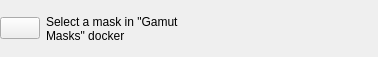
<?xml version="1.0" encoding="UTF-8"?>
<ui version="4.0">
 <class>wdgGamutMaskToolbar</class>
 <widget class="QWidget" name="wdgGamutMaskToolbar">
  <property name="geometry">
   <rect>
    <x>0</x>
    <y>0</y>
    <width>378</width>
    <height>57</height>
   </rect>
  </property>
  <property name="sizePolicy">
   <sizepolicy hsizetype="Preferred" vsizetype="Minimum">
    <horstretch>0</horstretch>
    <verstretch>0</verstretch>
   </sizepolicy>
  </property>
  <layout class="QHBoxLayout" name="horizontalLayout">
   <property name="leftMargin">
    <number>0</number>
   </property>
   <property name="topMargin">
    <number>0</number>
   </property>
   <property name="rightMargin">
    <number>0</number>
   </property>
   <property name="bottomMargin">
    <number>0</number>
   </property>
   <item>
    <widget class="QPushButton" name="bnToggleMask">
     <property name="sizePolicy">
      <sizepolicy hsizetype="Preferred" vsizetype="Fixed">
       <horstretch>0</horstretch>
       <verstretch>0</verstretch>
      </sizepolicy>
     </property>
     <property name="minimumSize">
      <size>
       <width>0</width>
       <height>20</height>
      </size>
     </property>
     <property name="toolTip">
      <string>Toggle gamut mask</string>
     </property>
     <property name="text">
      <string/>
     </property>
     <property name="checkable">
      <bool>true</bool>
     </property>
    </widget>
   </item>
   <item>
    <widget class="QLabel" name="labelMaskName">
     <property name="sizePolicy">
      <sizepolicy hsizetype="Expanding" vsizetype="Minimum">
       <horstretch>0</horstretch>
       <verstretch>0</verstretch>
      </sizepolicy>
     </property>
     <property name="text">
      <string>Select a mask in &quot;Gamut Masks&quot; docker</string>
     </property>
     <property name="wordWrap">
      <bool>true</bool>
     </property>
    </widget>
   </item>
   <item>
    <widget class="KisSliderSpinBox" name="rotationSlider" native="true">
     <property name="sizePolicy">
      <sizepolicy hsizetype="Expanding" vsizetype="Preferred">
       <horstretch>0</horstretch>
       <verstretch>0</verstretch>
      </sizepolicy>
     </property>
     <property name="minimumSize">
      <size>
       <width>0</width>
       <height>20</height>
      </size>
     </property>
    </widget>
   </item>
  </layout>
 </widget>
 <customwidgets>
  <customwidget>
   <class>KisSliderSpinBox</class>
   <extends>QWidget</extends>
   <header location="global">kis_slider_spin_box.h</header>
   <container>1</container>
  </customwidget>
 </customwidgets>
 <resources/>
 <connections/>
</ui>
